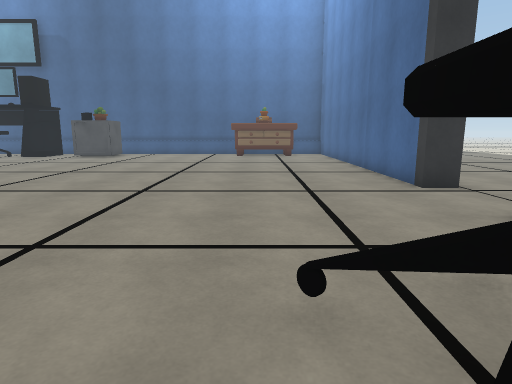
View 1 (above)

22 first-person views from a walk through a scene from a Unity 3-D project. The camera is 1.4 m above the floor, tilts 10° down and sees 75° across. The floor is counted in squares, 1 m on a side. Each view is taken from the middle of a square. On the plan, view 1 faces up. The plan holds only what a view shows up to about 15 squares ahead; the rest is blank. The place goes on beyond the plan. Some animated figures are not drawn. Some surface patterns are stand-ins.

View 2
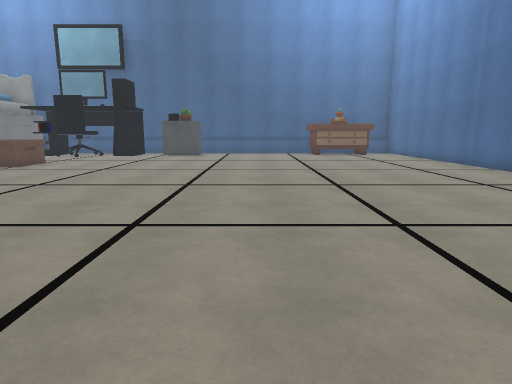

View 3
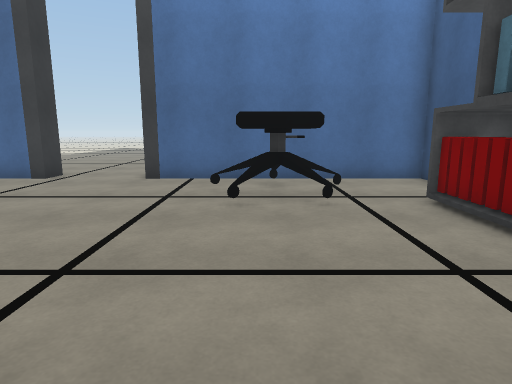

View 4
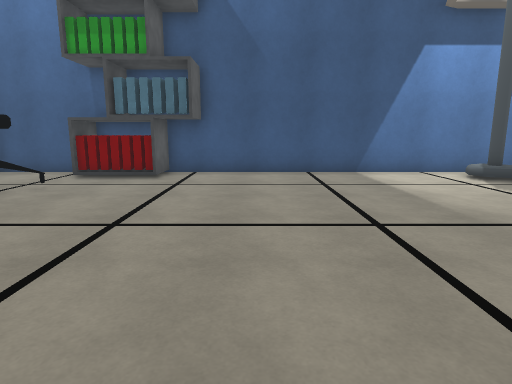

View 5
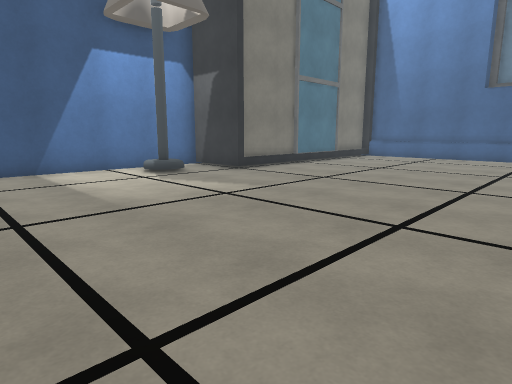

View 6
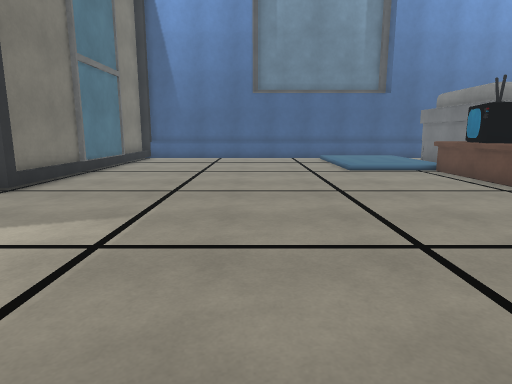

View 7
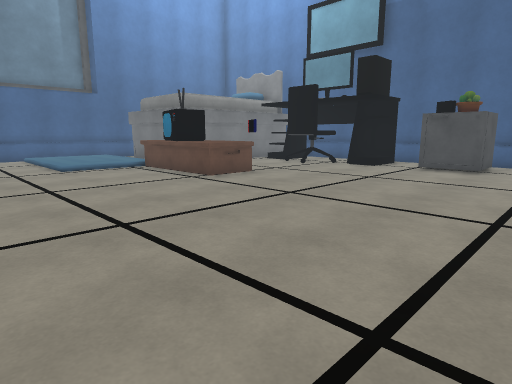

View 8
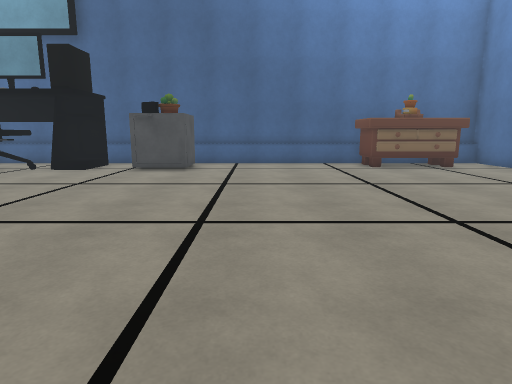

View 9
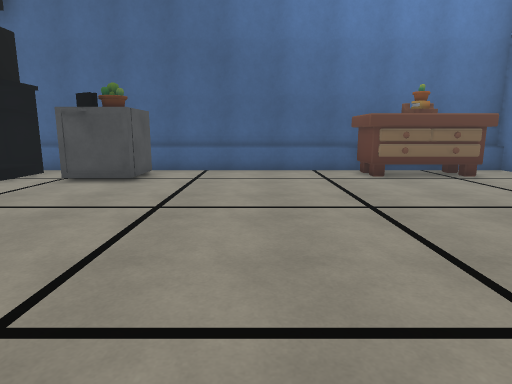

View 10
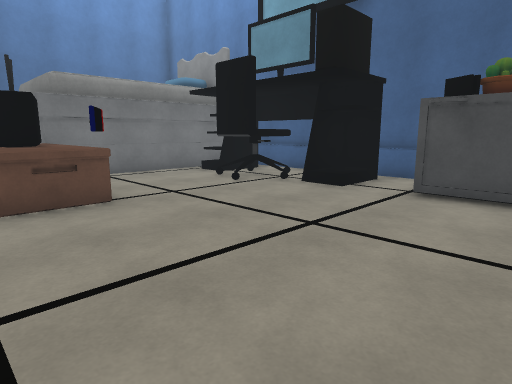

View 11
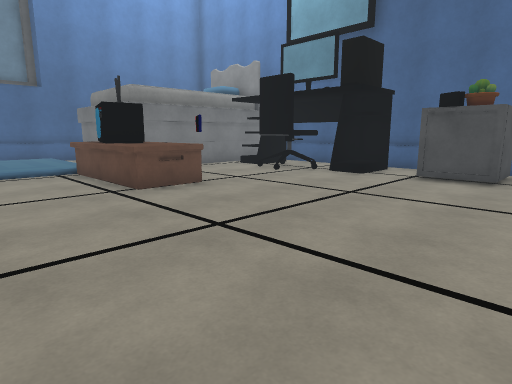

View 12
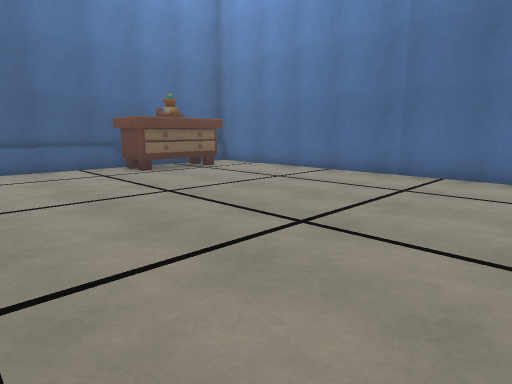

View 13
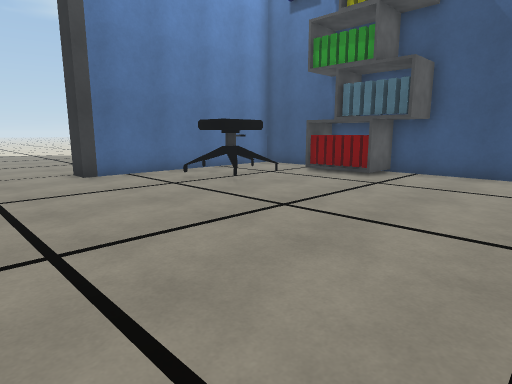

View 14
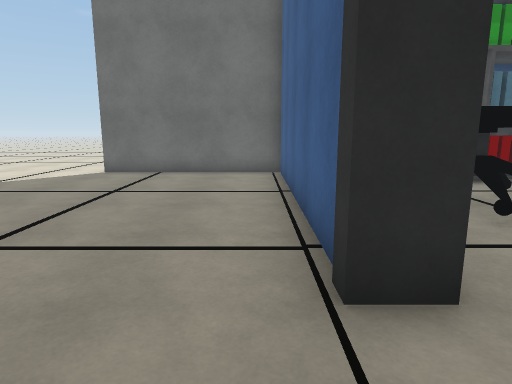

View 15
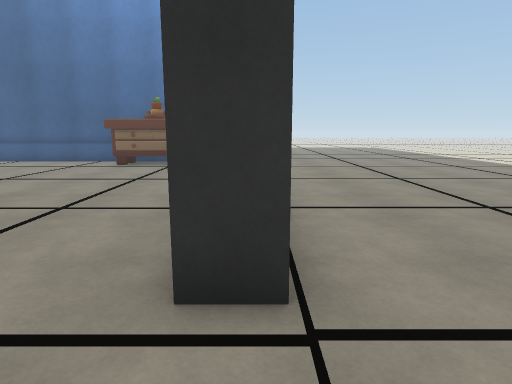

View 16
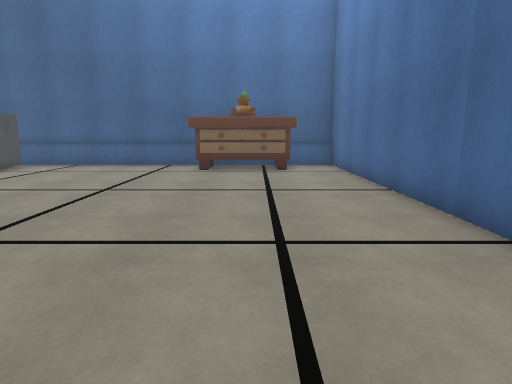

View 17
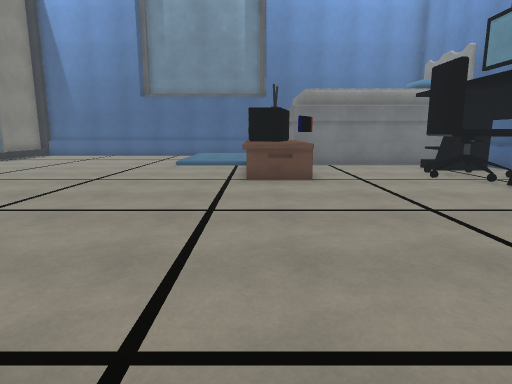

View 18
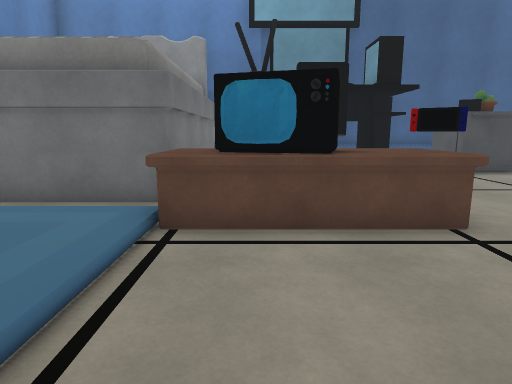

View 19
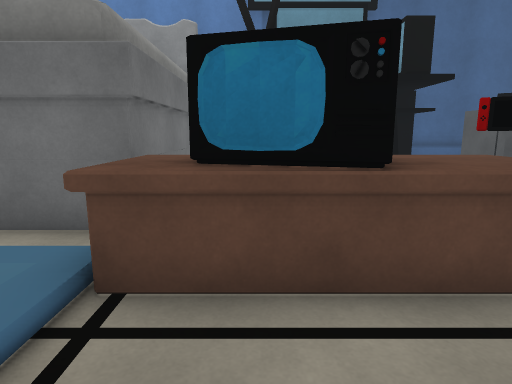

View 20
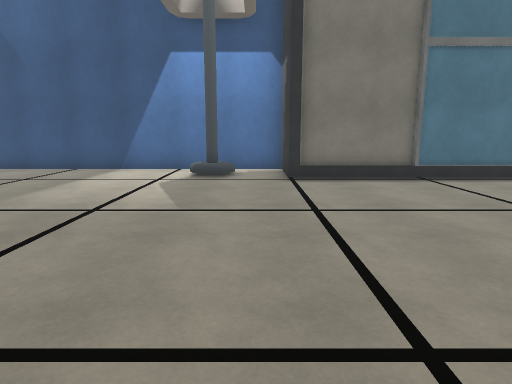

View 21
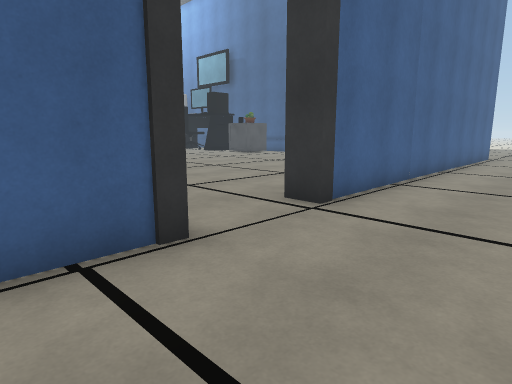

View 22
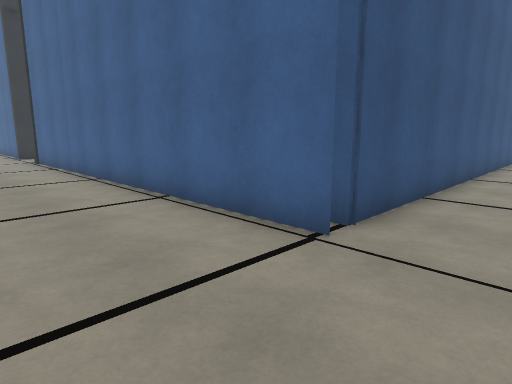

### Floor plan
Points are (right, up) in squares from view 1. A wall is a line through its corners. A room is listed if a view was taken in it or the views show most of it. See-through windows are left out.
Room 1 (views 1, 2, 3, 4, 5, 6, 7, 8, 9, 10, 11, 12, 13, 14, 15, 16, 17, 18, 19, 20, 21, 22)
walls: (-14.1, 14.1) (-15.1, 14.7) (-14.2, 14.2); (-14.9, 14.7) (-14.9, 12.7) (-19.6, 12.7); (-9.9, 23.1) (-14.4, 23.1); (-13.9, 20) (-13.9, 21.9); (-12.5, 21.8) (-13.8, 21.8) (-13.8, 19.7); (-0.9, 23.1) (-9.6, 23.1); (-9.4, 24.5) (4.5, 24.5) (4.5, 24.1); (5.2, 13.7) (5.2, 9.2); (5.2, 9) (5.2, 8.6) (4.3, 8.6) (4.2, 23.2); (-18.4, 14.3) (-16.6, 13.8) (-16.9, 12.7) (-18.7, 13.2); (4.5, 23.1) (2.5, 23.1); (-17.7, 21.9) (-17.7, 19.9); (5.1, 24.6) (5.1, 13.5); (-19.8, 22.2) (-19.8, 14.7) (-22.5, 14.7); (-15.4, 0) (-14.9, 0) (-14.9, -2.9); (-19, 0) (-18.5, 0); (-15.1, -3.2) (4.4, -3.2) (4.3, 5.4) (5.2, 5.4) (5.1, -3.2); (5.1, -3.1) (5.1, -4.1) (9.5, -4.1); (-22.2, -0.2) (-15.2, -0.2)
low walls: (-17.7, 19.9) (-19, 19.9); (-15.9, 22.7) (-19.9, 22.7); (4.5, 22.7) (-14.5, 22.7)
objects: other object (-22, 10) to (-20, 13); other object (-17, 19) to (-15, 21); other object (-13, -2) to (-12, -1); other object (-11, 20) to (-9, 22); other object (-2, -2) to (1, -2); other object (-1, 21) to (2, 22); other object (1, 0) to (2, 3)

Positions as (right, up) in squares from view 1, and headings:
1: (0, 0), facing up
2: (-5, -1), facing up
3: (-6, 2), facing right
4: (-5, 9), facing down
5: (-6, 10), facing down-left
6: (-7, 6), facing left
7: (-6, 6), facing up-left
8: (-6, 7), facing up
9: (-5, 10), facing up
10: (-8, 12), facing up-left
11: (-7, 9), facing up-left
12: (-7, 9), facing up-right
13: (-7, 9), facing down-right
14: (6, 8), facing down
15: (5, 6), facing up
16: (1, 8), facing up
17: (-5, 13), facing left
18: (-18, 8), facing up
19: (-18, 10), facing up
20: (-14, 10), facing down
21: (9, 3), facing up-left
22: (9, 27), facing down-left
